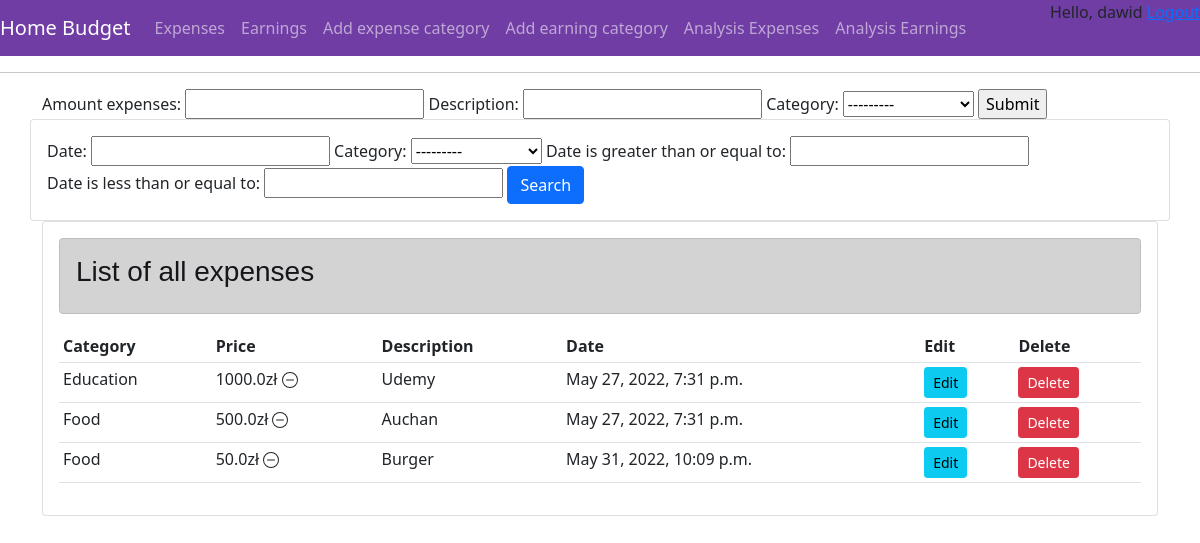
Screenshot of /create_expense (signed in) with the database file from the repository.
### budget/models.py (models this page shows, shortened)
class Expenses(models.Model):
    user_custom = models.ForeignKey(User,on_delete=models.CASCADE,null=True)
    amount_expenses = models.FloatField()
    date = models.DateTimeField(auto_now_add=True,null=True)
    description = models.CharField(max_length=150,blank=True,null=True)
    category = models.ForeignKey(Expenses_category,on_delete=models.CASCADE,null=True)

class Expenses_category(models.Model):
    name = models.CharField(max_length=200, null=True)
    def __str__(self):
        return self.name

### budget/views.py (the view)
# urls.py: path('create_expense',views.create_expense,name="create_expense"),
@login_required(login_url='login')
def create_expense(request):
    expenses = Expenses.objects.all()
    form = crud_form_expenses()
    filter = order_filter(request.GET, queryset=expenses)
    expenses = filter.qs
    if request.method == 'POST':
        form = crud_form_expenses(request.POST)
        form.instance.user_custom = User.objects.get(pk=request.user.id)
        if form.is_valid():
            form.save()
            return redirect('budget_view')
    context = {'form': form,'filter':filter,'expenses': expenses}
    return render(request,'main/expense.html',context)

### budget/forms.py
class crud_form_expenses(ModelForm):
    date = models.DateTimeField(auto_now_add=True)
    class Meta:
        model = Expenses
        fields = ['amount_expenses','description','category']

### budget/templates/main/expense.html (shortened to what this page needs)
{% extends 'main/main.html' %}
{% load static %}
{% block content %}
<form action="" method="POST">
  {{form}}
  <input type = "submit" name="Submit">
</form>
<div class="row">
        <div class="card card-body">
            <form method="get">
                 {{filter.form}}
                <button class="btn btn-primary" type="submit">Search</button>
            </form>
        </div>
</div>
<div class="row">
    <div class="col-md">
        <div class="card card-body">
            <div class="alert alert-dark" role="alert">
                     <h3 style="font-family: 'Poppins', sans-serif;">List of all expenses</h3>
            </div>
            <table class="table table-sm">
                <tr>
                    <th>Category</th>
                    <th>Price</th>
                    <th>Description</th>
                    <th>Date</th>
                    <th>Edit</th>
                    <th>Delete</th>
                </tr>
                {% for i in expenses  %}
                    <tr>
                        <td>{{i.category.name}}</td>
                        <td>{{i.amount_expenses}}zł <svg xmlns="http://www.w3.org/2000/svg" width="16" height="16" fill="currentColor" class="bi bi-dash-circle" viewBox="0 0 16 16">
  <path d="M8 15A7 7 0 1 1 8 1a7 7 0 0 1 0 14zm0 1A8 8 0 1 0 8 0a8 8 0 0 0 0 16z"/>
  <path d="M4 8a.5.5 0 0 1 .5-.5h7a.5.5 0 0 1 0 1h-7A.5.5 0 0 1 4 8z"/>
</svg></td>
                        <td>{{i.description}}</td>
                        <td>{{i.date}}</td>
                        <td><a class="btn btn-sm btn-info" href="{% url 'update_expense' i.id %}">Edit</a></td>
                        <td><a class="btn btn-sm btn-danger" href="{% url 'delete_expense' i.id %}">Delete</a></td>
                    </tr>
                {% endfor %}
            </table>
        </div>
    </div>
</div>
{% endblock %}

### budget/templates/main/main.html (shortened to what this page needs)
<!DOCTYPE html>
{% load static %}
<html>
<head>
    <link href="https://cdn.jsdelivr.net/npm/bootstrap@5.1.3/dist/css/bootstrap.min.css" rel="stylesheet"
>
    <link rel="stylesheet" type="text/css" href="{% static 'css/main.css' %}">
</head>
<body>
    <nav class="navbar navbar-expand-lg navbar-dark bg-dark">
      <a class="navbar-brand" href="{% url 'budget_view' %}">Home Budget</a>
      <div class="collapse navbar-collapse" id="navbarNavAltMarkup">
        <div class="navbar-nav">
          <a class="nav-item nav-link" href="{% url 'create_expense' %}">Expenses </a>
          <a class="nav-item nav-link" href="{% url 'create_earning' %}">Earnings</a>
          <a class="nav-item nav-link" href="{% url 'create_expense_category' %}">Add expense category</a>
          <a class="nav-item nav-link" href="{% url 'create_earning_category' %}">Add earning category</a>
          <a class="nav-item nav-link" href="{% url 'analise' %}">Analysis Expenses</a>
          <a class="nav-item nav-link" href="{% url 'analise_earnings' %}">Analysis Earnings</a>
        </div>
          <div id="logout">
              <span>Hello, {{request.user}} </span>
              <span><a href="{% url 'logout' %}"> Logout</a></span>
            </div>
      </div>
    </nav>
    <hr>
    <div class="container">
        {% block content %}
        {% endblock content %}
    </div>
</body>
</html>

### budget/static/css/main.css (style rules this page uses)
body { background-color: white; }
#logout { position:absolute; top:0; right:0; }
.bg-dark { background-color: #703da4!important; }

### rows the page displays
Expenses: category.name "Education", amount_expenses "1000.0", description "Udemy", date "May 27, 2022, 7:31 p.m."
Expenses: category.name "Food", amount_expenses "500.0", description "Auchan", date "May 27, 2022, 7:31 p.m."
Expenses: category.name "Food", amount_expenses "50.0", description "Burger", date "May 31, 2022, 10:09 p.m."

### other values shown
{{ request.user }} "dawid"
